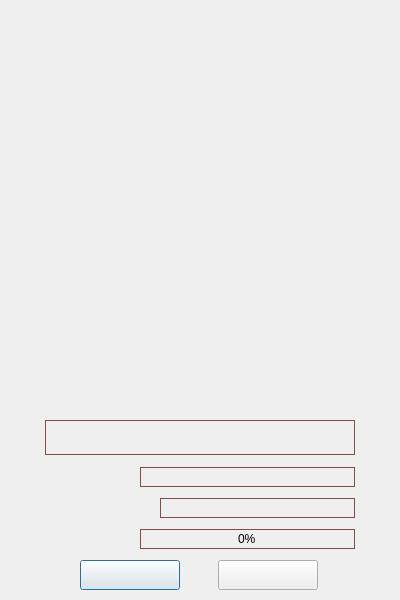
<?xml version="1.0" encoding="UTF-8"?>
<ui version="4.0">
 <class>GetClass</class>
 <widget class="QDialog" name="GetClass">
  <property name="geometry">
   <rect>
    <x>0</x>
    <y>0</y>
    <width>400</width>
    <height>600</height>
   </rect>
  </property>
  <property name="windowTitle">
   <string>文件传输</string>
  </property>
  <property name="windowIcon">
   <iconset resource="Lock.qrc">
    <normaloff>:/icon/mainicon/picture_lock/icon/icon_main_mainwindow.png</normaloff>:/icon/mainicon/picture_lock/icon/icon_main_mainwindow.png</iconset>
  </property>
  <property name="windowOpacity">
   <double>5.000000000000000</double>
  </property>
  <widget class="QLabel" name="label_chara_1">
   <property name="geometry">
    <rect>
     <x>0</x>
     <y>0</y>
     <width>400</width>
     <height>400</height>
    </rect>
   </property>
   <property name="text">
    <string/>
   </property>
  </widget>
  <widget class="QLabel" name="label_chara_2">
   <property name="geometry">
    <rect>
     <x>0</x>
     <y>0</y>
     <width>400</width>
     <height>400</height>
    </rect>
   </property>
   <property name="text">
    <string/>
   </property>
  </widget>
  <widget class="QLabel" name="label_margin">
   <property name="geometry">
    <rect>
     <x>0</x>
     <y>0</y>
     <width>400</width>
     <height>600</height>
    </rect>
   </property>
   <property name="text">
    <string/>
   </property>
   <property name="pixmap">
    <pixmap>picture/post_and_get_margin/margin.png</pixmap>
   </property>
  </widget>
  <widget class="QLabel" name="label_background">
   <property name="geometry">
    <rect>
     <x>0</x>
     <y>0</y>
     <width>400</width>
     <height>600</height>
    </rect>
   </property>
   <property name="text">
    <string/>
   </property>
   <property name="pixmap">
    <pixmap>picture/get_background/background.png</pixmap>
   </property>
  </widget>
  <widget class="QPushButton" name="pushButton_1">
   <property name="geometry">
    <rect>
     <x>80</x>
     <y>560</y>
     <width>100</width>
     <height>30</height>
    </rect>
   </property>
   <property name="styleSheet">
    <string notr="true">border-image: url(:/icon/mainicon/picture_lock/icon/get_button_normal_1.png);
border-image: url(:/icon/mainicon/picture_lock/icon/get_button_pressed_1.png);</string>
   </property>
   <property name="text">
    <string/>
   </property>
  </widget>
  <widget class="QLabel" name="label_inormation">
   <property name="geometry">
    <rect>
     <x>45</x>
     <y>420</y>
     <width>310</width>
     <height>35</height>
    </rect>
   </property>
   <property name="styleSheet">
    <string notr="true">QLabel
{
    background: rgb(255,255,255,0);
    border:1px solid rgb(128,76,71);
}</string>
   </property>
   <property name="text">
    <string/>
   </property>
  </widget>
  <widget class="QLabel" name="label_inormation_2">
   <property name="geometry">
    <rect>
     <x>140</x>
     <y>467</y>
     <width>215</width>
     <height>20</height>
    </rect>
   </property>
   <property name="styleSheet">
    <string notr="true">QLabel
{
    background: rgb(255,255,255,0);
    border:1px solid rgb(128,76,71);
}</string>
   </property>
   <property name="text">
    <string/>
   </property>
  </widget>
  <widget class="QLabel" name="label_inormation_4">
   <property name="geometry">
    <rect>
     <x>160</x>
     <y>498</y>
     <width>195</width>
     <height>20</height>
    </rect>
   </property>
   <property name="styleSheet">
    <string notr="true">QLabel
{
    background: rgb(255,255,255,0);
    border:1px solid rgb(128,76,71);
}</string>
   </property>
   <property name="text">
    <string/>
   </property>
  </widget>
  <widget class="QProgressBar" name="progressBar">
   <property name="geometry">
    <rect>
     <x>140</x>
     <y>529</y>
     <width>215</width>
     <height>20</height>
    </rect>
   </property>
   <property name="contextMenuPolicy">
    <enum>Qt::NoContextMenu</enum>
   </property>
   <property name="styleSheet">
    <string notr="true">QProgressBar
{
   border: 1px solid #804C47;
   background-color: #00FFFFFF;
   text-align: center;
}
 
QProgressBar::chunk
{
   background-color: #804C47;
}</string>
   </property>
   <property name="minimum">
    <number>0</number>
   </property>
   <property name="maximum">
    <number>100</number>
   </property>
   <property name="value">
    <number>0</number>
   </property>
  </widget>
  <widget class="QPushButton" name="pushButton_2">
   <property name="geometry">
    <rect>
     <x>218</x>
     <y>560</y>
     <width>100</width>
     <height>30</height>
    </rect>
   </property>
   <property name="styleSheet">
    <string notr="true">border-image: url(:/icon/mainicon/picture_lock/icon/get_button_normal_2.png);
border-image: url(:/icon/mainicon/picture_lock/icon/get_button_pressed_2.png);</string>
   </property>
   <property name="text">
    <string/>
   </property>
  </widget>
  <zorder>label_background</zorder>
  <zorder>label_chara_2</zorder>
  <zorder>label_chara_1</zorder>
  <zorder>label_margin</zorder>
  <zorder>pushButton_1</zorder>
  <zorder>label_inormation</zorder>
  <zorder>label_inormation_2</zorder>
  <zorder>label_inormation_4</zorder>
  <zorder>progressBar</zorder>
  <zorder>pushButton_2</zorder>
 </widget>
 <resources>
  <include location="Lock.qrc"/>
 </resources>
 <connections/>
</ui>
